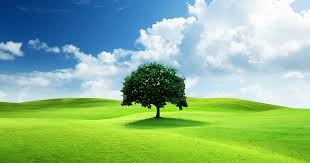
#> input picture day 5 assessment/image1.jpg, 310 x 163 px
$ python historams.py
#> lines starting #> are read from the running program, lines starting #| are printed output that depends on the picture; after the words box and inside, x2 and y2 are one past the last pixel; in counts of white or black regions, pixels touching at a corner belong together
import cv2
import matplotlib.pyplot as plt
img=cv2.imread("image1.jpg")
#> img is the input picture: shape (163, 310, 3); mean B, G, R 140.2, 183.7, 140.1

gray = cv2.cvtColor(img,cv2.COLOR_BGR2GRAY)
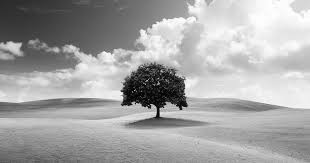
#> gray: shape (163, 310); min 1, max 255, mean 165.7
threshold, thresh = cv2.threshold(gray,0,255,cv2.THRESH_BINARY+cv2.THRESH_OTSU)
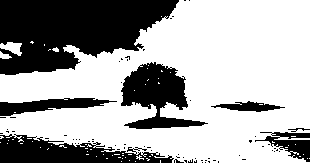
#> thresh: shape (163, 310); 65.5% white; 69 black regions (62 under 20 px), largest, box (x1, y1, x2, y2) and area: (0, 0, 179, 75) 9177, (121, 62, 208, 129) 2944, (0, 134, 174, 163) 2882
#> threshold = 149
hist = cv2.calcHist(gray,[0],None,[256],[0,256])
#> hist = 256 values, max 12 at index 215, min 0 at index 0, mean 1.21


plt.plot(hist)
plt.show()
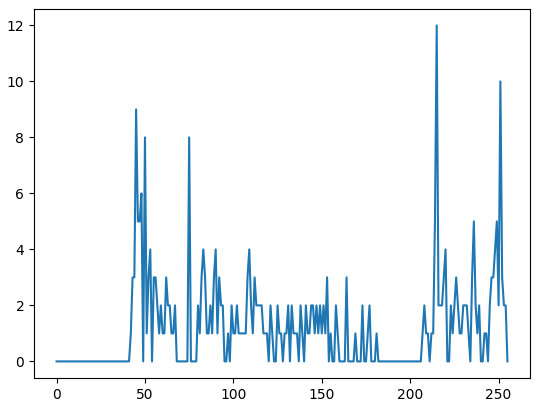
#> figure drawn by matplotlib, 1 panel; curve peaks at x = 215, y = 12

$ run again, with day 5 assessment/building.jpg copied over day 5 assessment/image1.jpg
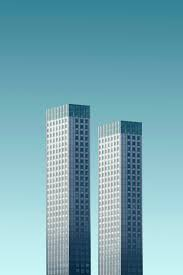
#> input picture day 5 assessment/building.jpg, 183 x 275 px
#> img is the input picture: shape (275, 183, 3); mean B, G, R 179.8, 168, 119.5
#> `threshold, thresh = cv2.threshold(gray,0,255,cv2.THRESH_BINARY+cv2.THR..`:
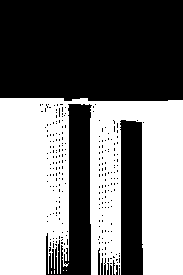
#> thresh: shape (275, 183); 47.9% white; 5 white regions (4 under 20 px), largest, box (x1, y1, x2, y2) and area: (0, 98, 183, 275) 24080
#> threshold = 156
#> hist = 256 values, max 167 at index 110, min 0 at index 0, mean 0.715
#> `plt.show()`:
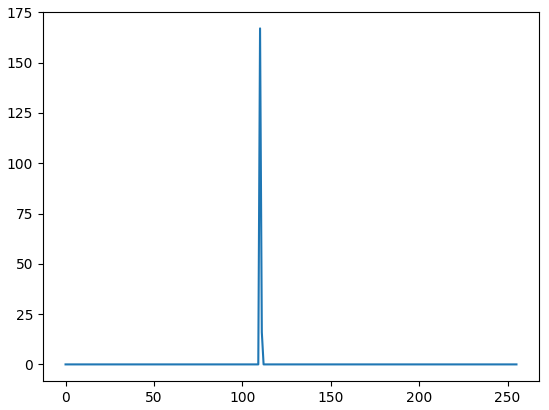
#> figure drawn by matplotlib, 1 panel; curve peaks at x = 110, y = 167
